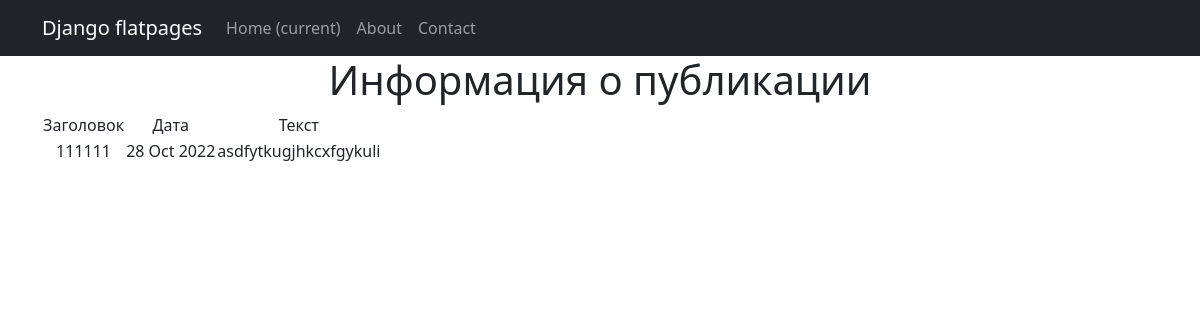
The page /posts/4 on the database its author committed.
### NewsApp/models.py (models this page shows, shortened)
class Post(models.Model):
    article = 'AR'
    news = 'NE'
    TYPE = [
    (article, 'статья'),
    (news, 'новость')]
    author_post = models.ForeignKey(Author, on_delete=models.CASCADE)
    type_post = models.CharField(max_length=2, choices=TYPE, default=article)
    date_time_post = models.DateTimeField(auto_now_add=True)
    categories_post = models.ManyToManyField(Category, through='PostCategory')
    title_post = models.CharField(max_length=250)
    text_post = models.TextField()
    rating_post = models.FloatField(default=0.0)

### NewsApp/views.py (the view)
# urls.py: path('<int:pk>', PostDetail.as_view(), name='post_detail'),
class PostDetail(DetailView):
    model = Post
    template_name = 'post.html'
    context_object_name = 'post'

### NewsApp/templatetags/custom_filters.py (called while the page is built)
@register.filter()
def censor(value):
    for word in words:
        value = value.replace(word, '***')
    return value

### templates/post.html (shortened to what this page needs)
{% extends 'flatpages/default.html' %}
{% load custom_filters %}
{% block content %}
<h1>Информация о публикации</h1>
<table>
    <tr>
        <td>Заголовок</td>
        <td>Дата</td>
        <td>Текст</td>
    </tr>
    <tr>
        <td>{{ post.title_post|censor }}</td>
        <td>{{ post.date_time_post|date:'d M Y'  }}</td>
        <td>{{ post.text_post|censor }}</td>
    </tr>
</table>
{% endblock content %}

### rows shown on the page
Post: title_post|censor "111111", date_time_post "28 Oct 2022", text_post|censor "asdfytkugjhkcxfgykuli"
